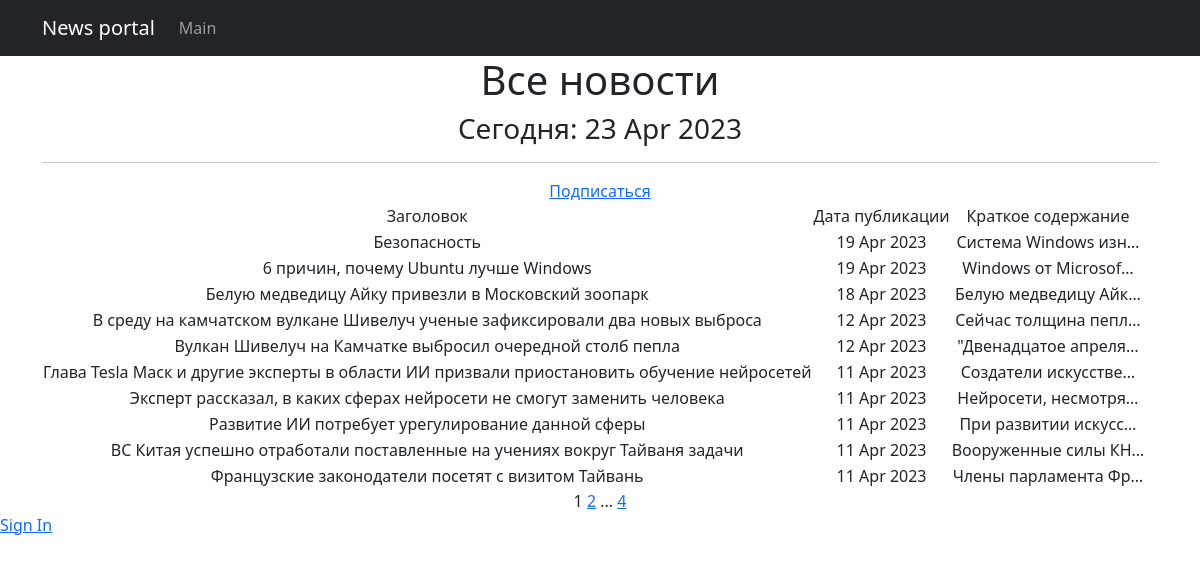
Page /news/ on the committed database.
### chitchat/models.py (models this page shows, shortened)
class Post(models.Model):
    news = 'N'
    article = 'A'
    POST_TYPES = [
        (news, 'Новость'),
        (article, 'Статья')
    ]
    author = models.ForeignKey(Author, on_delete=models.CASCADE, verbose_name='автор')
    post_type = models.CharField(
        max_length=1, choices=POST_TYPES,
        default=article, verbose_name='тип новости'
    )
    time_creation = models.DateTimeField(auto_now_add=True)
    post_category = models.ManyToManyField(Category, through='PostCategory')
    title = models.CharField(max_length=100, unique=True, verbose_name='заголовок')
    text = models.TextField(verbose_name='текст')
    rating = models.IntegerField(default=0, verbose_name='рейтинг')
    class Meta:
        verbose_name = 'новость'
        verbose_name_plural = 'новости'

### chitchat/views.py (the view)
# urls.py: path('', cache_page(60)(PostList.as_view()), name='post_list'),
class PostList(ListView):
    model = Post
    ordering = '-time_creation'
    template_name = 'news.html'
    context_object_name = 'news'
    paginate_by = 10
    def get_queryset(self):
        queryset = super().get_queryset()
        self.filterset = PostFilter(self.request.GET, queryset)
        return self.filterset.qs
    def get_context_data(self, **kwargs):
        context = super().get_context_data(**kwargs)
        context['filterset'] = self.filterset
        return context

### chitchat/models.py (called while the page is built)
    def __str__(self):
        return f'{self.name.title()}'

### chitchat/templatetags/censor_filter.py (called while the page is built)
@register.filter()
def censor(text):
    for word in text.split():
        if word.lower() in RUDE_WORDS:
            text = text.replace(word, f"{word[0]}{'*'*(len(word)-1)}")
    return text

### chitchat/templatetags/custom_tags.py (called while the page is built)
@register.simple_tag()
def current_time(format_string='%b %d %Y'):
    return datetime.utcnow().strftime(format_string)

@register.simple_tag(takes_context=True)
def url_replace(context, **kwargs):
    d = context['request'].GET.copy()
    for k, v in kwargs.items():
        d[k] = v
    return d.urlencode()

### templates/news.html (shortened to what this page needs)
{% extends 'flatpages/default.html' %}
{% load censor_filter %}
{% load custom_tags %}
{% load cache %}
{% block content %}
    {% cache 30 header %}
        <h1>Все новости</h1>
        <h3>Сегодня: {% current_time '%d %b %Y' %}</h3>
        <hr>
    {% endcache %}
    <a href="{% url 'subscriptions' %}">Подписаться</a>
    {% if news %}
        <table>
            <tr>
                <td>Заголовок</td>
                <td>Дата публикации</td>
                <td>Краткое содержание</td>
            </tr>
            {% for post in news %}
            <tr>
                <td>{{ post.title }}</td>
                <td>{{ post.time_creation|date:'d M Y' }}</td>
                <td>{{ post.text|censor|truncatechars:20 }}</td>
                <td>
            </tr>
            {% endfor %}
        </table>
    {% else %}
        <h2>Новостей нет!</h2>
    {% endif %}
    {{ page_obj.number }}
    {% if page_obj.has_next %}
        <a href="?{% url_replace page=page_obj.next_page_number %}">{{ page_obj.next_page_number }}</a>
        {% if paginator.num_pages != page_obj.next_page_number %}
            ...
            <a href="?{% url_replace page=page_obj.paginator.num_pages %}">{{ page_obj.paginator.num_pages }}</a>
        {% endif %}
    {% endif %}
{% endblock content %}

### rows in the picture
Post: title "Безопасность", time_creation "19 Apr 2023", text|censor "Система Windows изн…"
Post: title "6 причин, почему Ubuntu лучше Windows", time_creation "19 Apr 2023", text|censor "Windows от Microsof…"
Post: title "Белую медведицу Айку привезли в Московский зоопарк", time_creation "18 Apr 2023", text|censor "Белую медведицу Айк…"
Post: title "В среду на камчатском вулкане Шивелуч ученые зафиксировали два новых выброса", time_creation "12 Apr 2023", text|censor "Сейчас толщина пепл…"
Post: title "Вулкан Шивелуч на Камчатке выбросил очередной столб пепла", time_creation "12 Apr 2023", text|censor "\"Двенадцатое апреля…"
Post: title "Глава Tesla Маск и другие эксперты в области ИИ призвали приостановить обучение нейросетей", time_creation "11 Apr 2023", text|censor "Создатели искусстве…"
Post: title "Эксперт рассказал, в каких сферах нейросети не смогут заменить человека", time_creation "11 Apr 2023", text|censor "Нейросети, несмотря…"
Post: title "Развитие ИИ потребует урегулирование данной сферы", time_creation "11 Apr 2023", text|censor "При развитии искусс…"
Post: title "ВС Китая успешно отработали поставленные на учениях вокруг Тайваня задачи", time_creation "11 Apr 2023", text|censor "Вооруженные силы КН…"
Post: title "Французские законодатели посетят с визитом Тайвань", time_creation "11 Apr 2023", text|censor "Члены парламента Фр…"

### other values in the picture
{{ page_obj.number }} "1"
{{ page_obj.next_page_number }} "2"
{{ page_obj.paginator.num_pages }} "4"
